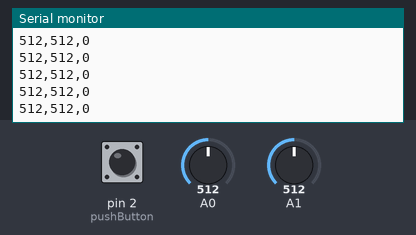
The sketch below on a simulated Arduino Uno, built with avr-gcc and run on an emulated ATmega328P. On the bench: the last lines printed to the serial monitor. The test bench sets the inputs (shaded band); at power-on: A0 = 512, A1 = 512, pin 2 (pushButton) LOW.

Above: at 1.2 s.
1.3 s: A0 set to 1023
At 1.33 s:
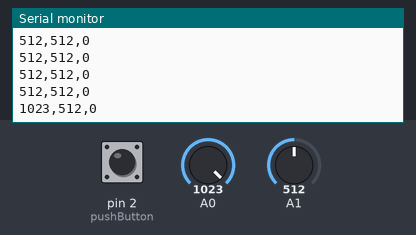
4.3 s: A1 set to 1023
At 4.32 s:
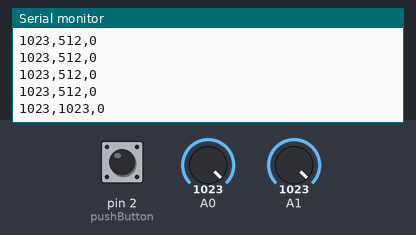
7.3 s: pin 2 (pushButton) pulled HIGH for 0.15 s
At 7.36 s:
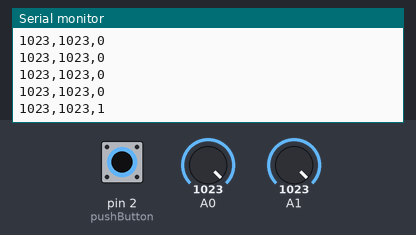
8.9 s: A0 set to 0
At 8.94 s:
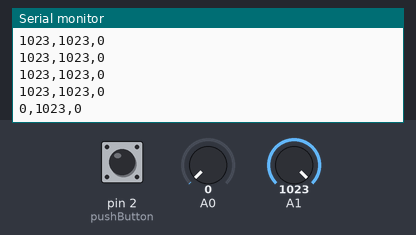
11.9 s: pin 2 (pushButton) pulled HIGH for 1 s
At 11.92 s:
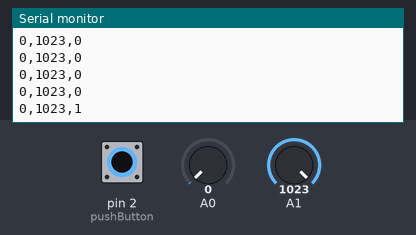
14.4 s: A1 set to 900
At 14.4 s:
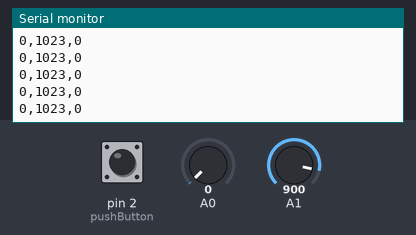
Timing chart, 0 to 16.9 s (numbered marks = the images above; inputs shaded):
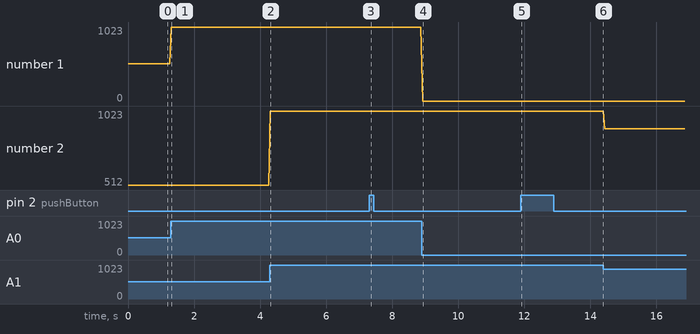

The sketch:

03.ArduinotoP5_ASCII_multiplevalues_commaseparated_copy.ino
```cpp
int x;
int y;
int pushButton = 2;//originally was a pushbutton but now is a tilt sensor

void setup()
{
  Serial.begin(9600);
  pinMode(2,INPUT);
}

void loop()
{
 int buttonState = digitalRead(pushButton);
  x = analogRead(A0);
  y = analogRead(A1);
  Serial.print(x);
  Serial.print(",");
  Serial.print(y);
  Serial.print(",");
  Serial.println(buttonState);
  delay(50);
}
```

Measured:
- after the input at 1.3 s, the serial monitor: prints a new line at once (image 1)
- after the input at 4.3 s, the serial monitor: prints a new line at once (image 2)
- after the input at 7.3 s, the serial monitor: prints a new line after 0.05 s (image 3)
- after the input at 8.9 s, the serial monitor: prints a new line at once (image 4)
- after the input at 11.9 s, the serial monitor: prints a new line at once (image 5)
- plotted number 1: 512 → 1023 after the input at 1.3 s
- plotted number 2: 1023 → 900 after the input at 14.4 s
